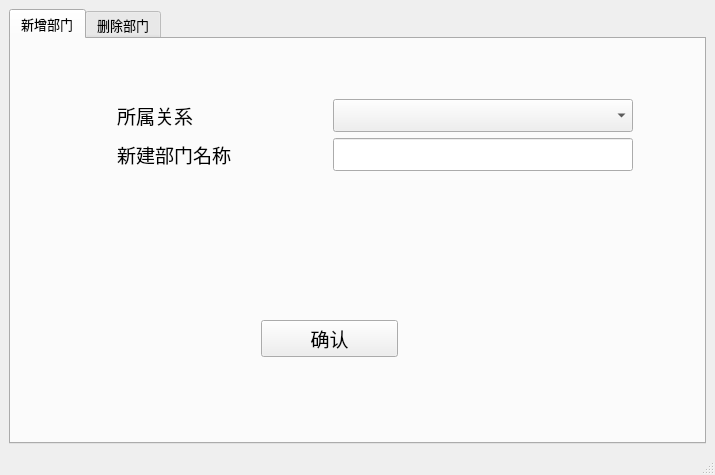
<?xml version="1.0" encoding="UTF-8"?>
<ui version="4.0">
 <class>MainWindow</class>
 <widget class="QMainWindow" name="MainWindow">
  <property name="geometry">
   <rect>
    <x>0</x>
    <y>0</y>
    <width>715</width>
    <height>475</height>
   </rect>
  </property>
  <property name="windowTitle">
   <string>部门信息维护</string>
  </property>
  <widget class="QWidget" name="centralwidget">
   <layout class="QVBoxLayout" name="verticalLayout">
    <item>
     <widget class="QTabWidget" name="tabWidget">
      <property name="font">
       <font>
        <family>AcadEref</family>
        <pointsize>10</pointsize>
       </font>
      </property>
      <property name="currentIndex">
       <number>0</number>
      </property>
      <widget class="QWidget" name="tab">
       <attribute name="title">
        <string>新增部门</string>
       </attribute>
       <widget class="QWidget" name="layoutWidget">
        <property name="geometry">
         <rect>
          <x>10</x>
          <y>60</y>
          <width>709</width>
          <height>72</height>
         </rect>
        </property>
        <layout class="QGridLayout" name="gridLayout">
         <item row="0" column="0">
          <widget class="QLabel" name="label_2">
           <property name="maximumSize">
            <size>
             <width>100</width>
             <height>16777215</height>
            </size>
           </property>
           <property name="font">
            <font>
             <family>AcadEref</family>
             <pointsize>14</pointsize>
            </font>
           </property>
           <property name="text">
            <string>所属关系</string>
           </property>
          </widget>
         </item>
         <item row="0" column="1">
          <widget class="QComboBox" name="depart_information_belong_comboBox">
           <property name="maximumSize">
            <size>
             <width>300</width>
             <height>16777215</height>
            </size>
           </property>
           <property name="font">
            <font>
             <family>AcadEref</family>
             <pointsize>14</pointsize>
            </font>
           </property>
          </widget>
         </item>
         <item row="1" column="0">
          <widget class="QLabel" name="label">
           <property name="font">
            <font>
             <family>AcadEref</family>
             <pointsize>14</pointsize>
            </font>
           </property>
           <property name="text">
            <string>新建部门名称</string>
           </property>
          </widget>
         </item>
         <item row="1" column="1">
          <widget class="QLineEdit" name="depart_information_name_lineEdit">
           <property name="maximumSize">
            <size>
             <width>300</width>
             <height>16777215</height>
            </size>
           </property>
           <property name="font">
            <font>
             <family>AcadEref</family>
             <pointsize>14</pointsize>
            </font>
           </property>
          </widget>
         </item>
        </layout>
       </widget>
       <widget class="QWidget" name="layoutWidget">
        <property name="geometry">
         <rect>
          <x>250</x>
          <y>250</y>
          <width>137</width>
          <height>99</height>
         </rect>
        </property>
        <layout class="QVBoxLayout" name="verticalLayout_2">
         <item>
          <widget class="QPushButton" name="depart_information_add_pushButton">
           <property name="font">
            <font>
             <family>AcadEref</family>
             <pointsize>14</pointsize>
            </font>
           </property>
           <property name="text">
            <string>确认</string>
           </property>
          </widget>
         </item>
        </layout>
       </widget>
      </widget>
      <widget class="QWidget" name="tab_2">
       <attribute name="title">
        <string>删除部门</string>
       </attribute>
       <widget class="QPushButton" name="depart_information_delete_pushButton">
        <property name="geometry">
         <rect>
          <x>250</x>
          <y>280</y>
          <width>135</width>
          <height>35</height>
         </rect>
        </property>
        <property name="font">
         <font>
          <family>AcadEref</family>
          <pointsize>14</pointsize>
         </font>
        </property>
        <property name="text">
         <string>删除</string>
        </property>
       </widget>
       <widget class="QWidget" name="layoutWidget">
        <property name="geometry">
         <rect>
          <x>160</x>
          <y>90</y>
          <width>349</width>
          <height>32</height>
         </rect>
        </property>
        <layout class="QHBoxLayout" name="horizontalLayout">
         <item>
          <widget class="QLabel" name="label_7">
           <property name="font">
            <font>
             <pointsize>14</pointsize>
            </font>
           </property>
           <property name="text">
            <string>部门名称</string>
           </property>
          </widget>
         </item>
         <item>
          <widget class="QComboBox" name="depart_information_addname_comboBox">
           <property name="font">
            <font>
             <pointsize>14</pointsize>
            </font>
           </property>
          </widget>
         </item>
        </layout>
       </widget>
      </widget>
     </widget>
    </item>
   </layout>
  </widget>
  <widget class="QMenuBar" name="menubar">
   <property name="geometry">
    <rect>
     <x>0</x>
     <y>0</y>
     <width>715</width>
     <height>26</height>
    </rect>
   </property>
  </widget>
  <widget class="QStatusBar" name="statusbar"/>
 </widget>
 <resources/>
 <connections/>
</ui>
